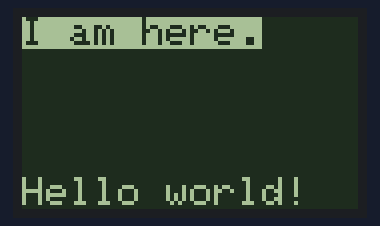
The sketch below on a simulated Arduino Uno, built with avr-gcc and run on an emulated ATmega328P. Parts: 84×48 one-colour display.

Above: at 0.1 s.

The sketch:

nokia_5110_display_setup_copy_20240503040555.ino
```cpp
#include <Nokia_LCD.h>

// https://platis.solutions logo with vertically oriented bytes.
// The bitmap was generated via the `LCD Assistant` utility.
const unsigned char platis_solutions_logo[504] PROGMEM = {
  0x00, 0x00, 0x00, 0x00, 0x00, 0x00, 0x00, 0x00, 0x00, 0x00, 0x00, 0x00,
  0x00, 0x00, 0x00, 0x00, 0x00, 0x00, 0x00, 0x00, 0x00, 0x00, 0x00, 0x80,
  0xC0, 0xE0, 0xE0, 0xF0, 0xF8, 0xF8, 0xFC, 0xFC, 0xFC, 0xFE, 0xFE, 0xFE,
  0xFE, 0xFF, 0xFF, 0xFF, 0xFF, 0xFF, 0xFF, 0xFF, 0xFF, 0xFE, 0xFE, 0xFE,
  0xFE, 0xFC, 0xFC, 0xFC, 0xF8, 0xF8, 0xF0, 0xE0, 0xC0, 0x80, 0x00, 0x00,
  0x00, 0x00, 0x00, 0x00, 0x00, 0x00, 0x00, 0x00, 0x00, 0x00, 0x00, 0x00,
  0x00, 0x00, 0x00, 0x00, 0x00, 0x00, 0x00, 0x00, 0x00, 0x00, 0x00, 0x00,
  0x00, 0x00, 0x00, 0x00, 0x00, 0x00, 0x00, 0x00, 0x00, 0x00, 0x00, 0x00,
  0x00, 0x00, 0x00, 0x00, 0x00, 0x00, 0xC0, 0xF0, 0xF8, 0xFE, 0xFF, 0xFF,
  0xFF, 0xFF, 0xFF, 0xFF, 0xFF, 0xFF, 0xFF, 0xFF, 0xFF, 0xFF, 0xFF, 0xFF,
  0xFF, 0x01, 0x01, 0x01, 0x01, 0x00, 0x00, 0x00, 0x00, 0xC0, 0xC0, 0xC0,
  0xC0, 0xC0, 0xC0, 0x80, 0x80, 0x00, 0x01, 0x01, 0x01, 0x03, 0x03, 0x06,
  0x0C, 0x00, 0x00, 0x00, 0x00, 0x00, 0x00, 0x00, 0x00, 0x00, 0x00, 0x00,
  0x00, 0x00, 0x00, 0x00, 0x00, 0x00, 0x00, 0x00, 0x00, 0x00, 0x00, 0x00,
  0x00, 0x00, 0x00, 0x00, 0x00, 0x00, 0x00, 0x00, 0x00, 0x00, 0x00, 0x00,
  0x00, 0x00, 0x00, 0x00, 0x00, 0xFE, 0xFF, 0xFF, 0xFF, 0xFF, 0xFF, 0xFF,
  0xFF, 0xFF, 0xFF, 0xFF, 0xFF, 0xFF, 0xFF, 0xFF, 0xFF, 0xFF, 0xFF, 0xFF,
  0xFF, 0x00, 0x00, 0x00, 0x00, 0x00, 0x00, 0x00, 0x00, 0xFF, 0xFF, 0xFF,
  0xFF, 0xFF, 0xFF, 0xFF, 0xFF, 0xFF, 0xFE, 0xF8, 0x00, 0x00, 0x00, 0x00,
  0x00, 0x00, 0x00, 0x00, 0x00, 0x00, 0x00, 0x00, 0x00, 0x00, 0x00, 0x00,
  0x00, 0x00, 0x00, 0x00, 0x00, 0x00, 0x00, 0x00, 0x00, 0x00, 0x00, 0x00,
  0x00, 0x00, 0x00, 0x00, 0x00, 0x00, 0x00, 0x00, 0x00, 0x00, 0x00, 0x00,
  0x00, 0x00, 0x00, 0x00, 0x00, 0xFF, 0xFF, 0xFF, 0xFF, 0xFF, 0xFF, 0xFF,
  0xFF, 0xFF, 0xFF, 0xFF, 0xFF, 0xFF, 0xFF, 0xFF, 0xFF, 0xFF, 0xFF, 0xFF,
  0xFF, 0x00, 0x00, 0x00, 0x00, 0x00, 0x00, 0x00, 0x00, 0x7F, 0x7F, 0xFF,
  0xFF, 0xFF, 0xFF, 0xFF, 0x7F, 0x7F, 0x3F, 0x0F, 0x00, 0x00, 0x00, 0x00,
  0x00, 0x00, 0x00, 0xC0, 0x00, 0x00, 0x00, 0x00, 0x00, 0x00, 0x00, 0x00,
  0x00, 0x00, 0x00, 0x00, 0x00, 0x00, 0x00, 0x00, 0x00, 0x00, 0x00, 0x00,
  0x00, 0x00, 0x00, 0x00, 0x00, 0x00, 0x00, 0x00, 0x00, 0x00, 0x00, 0x00,
  0x00, 0x00, 0x00, 0x00, 0x00, 0x00, 0x07, 0x0F, 0x3F, 0x7F, 0xFF, 0xFF,
  0xFF, 0xFF, 0xFF, 0xFF, 0xFF, 0xFF, 0xFF, 0xFF, 0xFF, 0xFF, 0xFF, 0xFF,
  0xFF, 0x00, 0x00, 0x00, 0x00, 0x00, 0x00, 0x00, 0x00, 0xE0, 0xC0, 0xC0,
  0xC0, 0xC0, 0xC0, 0xC0, 0xC0, 0xC0, 0xC0, 0xC0, 0xC0, 0xE0, 0xF0, 0xF0,
  0x78, 0x1C, 0x0F, 0x01, 0x00, 0x00, 0x00, 0x00, 0x00, 0x00, 0x00, 0x00,
  0x00, 0x00, 0x00, 0x00, 0x00, 0x00, 0x00, 0x00, 0x00, 0x00, 0x00, 0x00,
  0x00, 0x00, 0x00, 0x00, 0x00, 0x00, 0x00, 0x00, 0x00, 0x00, 0x00, 0x00,
  0x00, 0x00, 0x00, 0x00, 0x00, 0x00, 0x00, 0x00, 0x00, 0x00, 0x01, 0x01,
  0x03, 0x07, 0x0F, 0x1F, 0x1F, 0x3F, 0x3F, 0x7F, 0x7F, 0x7F, 0xFF, 0xFF,
  0xFF, 0x00, 0x00, 0x00, 0x00, 0x00, 0x00, 0x00, 0x00, 0xFF, 0xFF, 0x7F,
  0x7F, 0x7F, 0x7F, 0x3F, 0x3F, 0x1F, 0x0F, 0x0F, 0x07, 0x03, 0x01, 0x00,
  0x00, 0x00, 0x00, 0x00, 0x00, 0x00, 0x00, 0x00, 0x00, 0x00, 0x00, 0x00,
  0x00, 0x00, 0x00, 0x00, 0x00, 0x00, 0x00, 0x00, 0x00, 0x00, 0x00, 0x00,
};

Nokia_LCD lcd(13 /* CLK */, 12 /* DIN */, 11 /* DC */, 10 /* CE */, 9 /* RST */, 9 /* BL */);

/**
 * Or, if you would like to control the backlight on your own, init the lcd without the last argument
 * Nokia_LCD lcd(13, 12, 11, 10, 9);
*/

void setup() {
  // Initialize the screen
  lcd.begin();
  // Turn on the backlight
  lcd.setBacklight(true);
  // Set the contrast
  lcd.setContrast(50);  // Good values are usualy between 40 and 60
  // Clear the screen by filling it with black pixels
  lcd.clear(true);

  // Set the cursor on the beginning of the 6th row (the last one)
  lcd.setCursor(0, 5);
  // Write something on the specific row with inverted color
  lcd.setInverted(true);
  lcd.print("Hello world!");
  lcd.setInverted(false);
  // The cursor is still on the 6th row. Newline characters ('\n') move the
  // cursor to the next line. Since we were on the last row, the cursor goes
  // back to the first line. If you check the return value of `println`
  // it will indicate whether an out-of-bounds error occured. In this case it
  // will be `true`.
  lcd.println("\nI am here.");
}

void loop() {
  // put your main code here, to run repeatedly:
}
```
